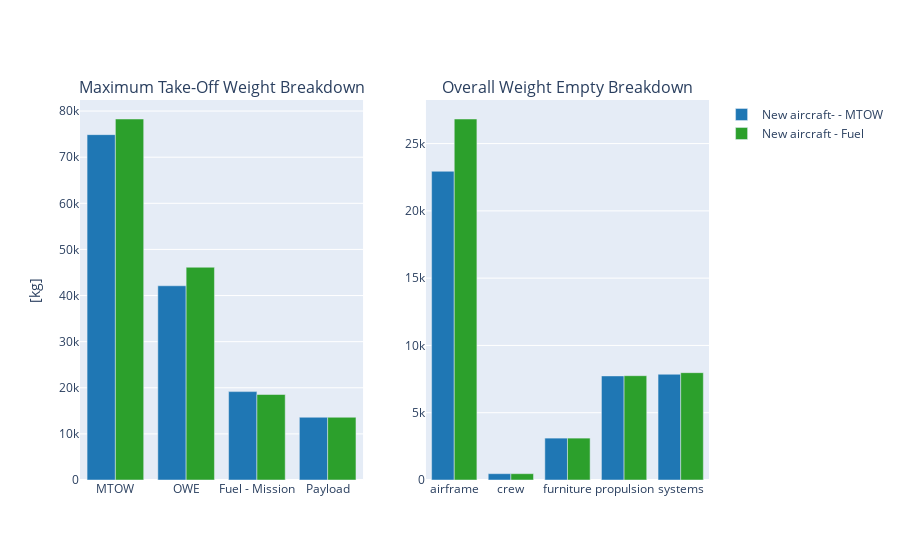

Notebook source saved alongside this figure:
### Markdown cell above
This second mass breakdown plot provides less detail but enables to compare designs.

### Code cell
fig = oad.mass_breakdown_bar_plot(CeRAS_2750nm_MDA_OUTPUT_FILE, name="New aircraft- - MTOW")
# fig = oad.mass_breakdown_bar_plot(CeRAS_800nm_MDA_OUTPUT_FILE, name='New aircraft', fig=fig)
fig = oad.mass_breakdown_bar_plot(CeRAS_2750nm_MDO_OUTPUT_FILE, name="New aircraft - Fuel", fig=fig)
fig.show()

### Figure 1 — Plotly figure (JSON) as saved in the notebook; plotly's stock layout.template omitted (floating-point values rounded to 4 significant figures)
{"data": [{"marker": {"color": "rgb(31, 119, 180)"}, "name": "", "showlegend": false, "type": "bar", "x": ["MTOW", "OWE", "Fuel - Mission", "Payload"], "xaxis": "x", "y": [74890.0, 42120.0, 19170.0, 13608], "yaxis": "y"}, {"marker": {"color": "rgb(31, 119, 180)"}, "name": "New aircraft- - MTOW", "type": "bar", "x": ["airframe", "crew", "furniture", "propulsion", "systems"], "xaxis": "x2", "y": [22940.0, 470, 3112.0, 7735.0, 7859.0], "yaxis": "y2"}, {"marker": {"color": "rgb(44, 160, 44)"}, "name": "", "showlegend": false, "type": "bar", "x": ["MTOW", "OWE", "Fuel - Mission", "Payload"], "xaxis": "x", "y": [78280.0, 46140.0, 18540.0, 13608], "yaxis": "y"}, {"marker": {"color": "rgb(44, 160, 44)"}, "name": "New aircraft - Fuel", "type": "bar", "x": ["airframe", "crew", "furniture", "propulsion", "systems"], "xaxis": "x2", "y": [26830.0, 470, 3112.0, 7751.0, 7976.0], "yaxis": "y2"}], "layout": {"annotations": [{"font": {"size": 16}, "showarrow": false, "text": "Maximum Take-Off Weight Breakdown", "x": 0.225, "xanchor": "center", "xref": "paper", "y": 1, "yanchor": "bottom", "yref": "paper"}, {"font": {"size": 16}, "showarrow": false, "text": "Overall Weight Empty Breakdown", "x": 0.775, "xanchor": "center", "xref": "paper", "y": 1, "yanchor": "bottom", "yref": "paper"}], "autosize": true, "xaxis": {"anchor": "y", "autorange": true, "domain": [0, 0.45], "range": [-0.5, 3.5], "type": "category"}, "xaxis2": {"anchor": "y2", "autorange": true, "domain": [0.55, 1], "range": [-0.5, 4.5], "type": "category"}, "yaxis": {"anchor": "x", "autorange": true, "domain": [0, 1], "range": [0, 82400.0], "title": {"text": "[kg]"}, "type": "linear"}, "yaxis2": {"anchor": "x2", "autorange": true, "domain": [0, 1], "range": [0, 28240.0], "type": "linear"}}}
